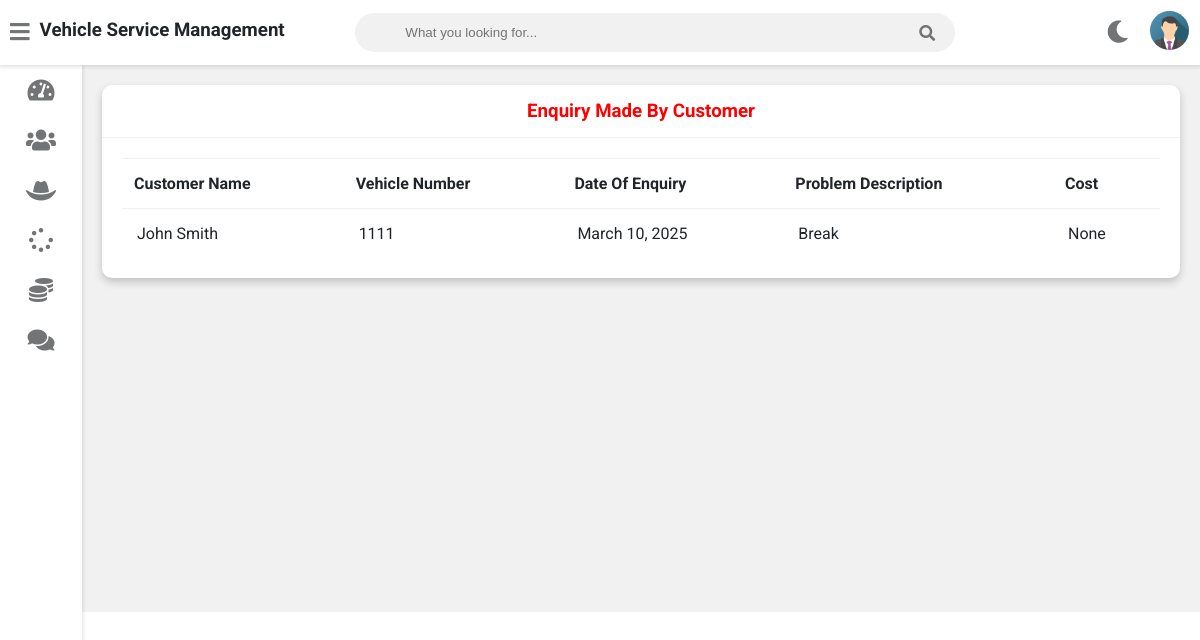
Before: /admin-view-customer-enquiry (signed in) with the older database file.
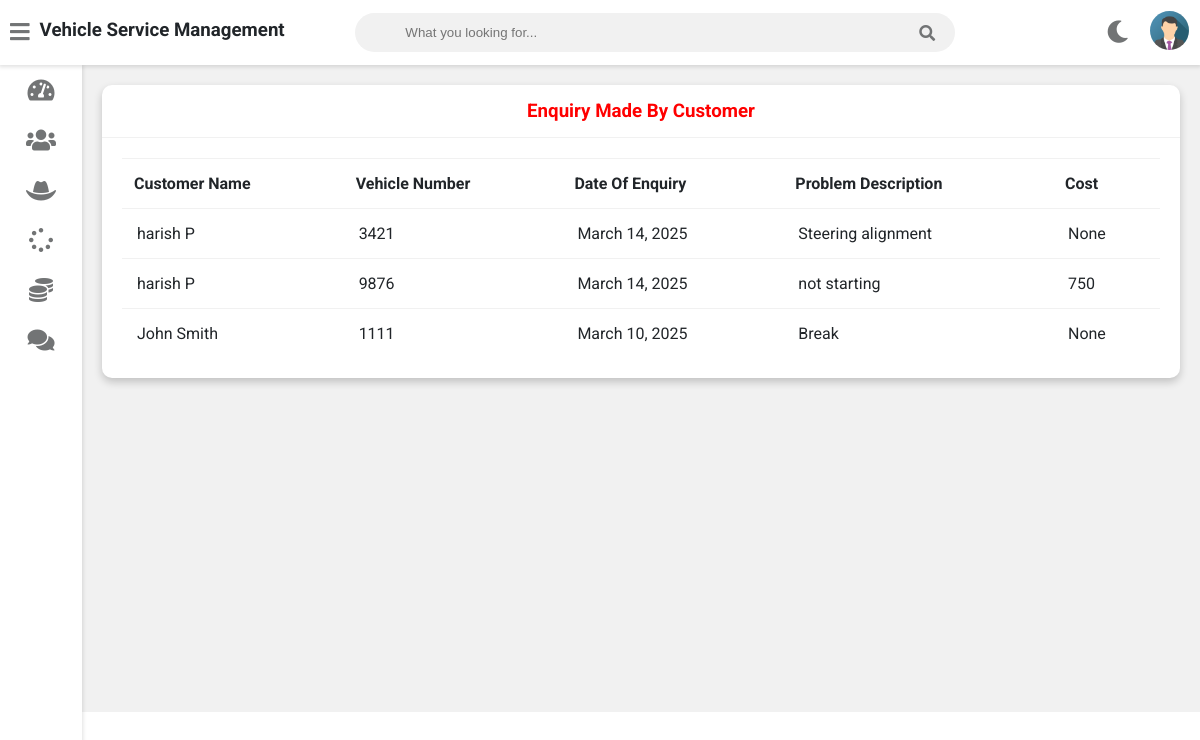
After: the same page with the newer database file.
### vehicle/models.py (models this page shows, shortened)
class Customer(models.Model):
    user=models.OneToOneField(User,on_delete=models.CASCADE)
    profile_pic= models.ImageField(upload_to='profile_pic/CustomerProfilePic/',null=True,blank=True)
    address = models.CharField(max_length=40)
    mobile = models.CharField(max_length=20,null=False)
    @property
    def get_name(self):
        return self.user.first_name+" "+self.user.last_name

class Request(models.Model):
    cat=(('two wheeler with gear','two wheeler with gear'),('two wheeler without gear','two wheeler without gear'),('three wheeler','three wheeler'),('four wheeler','four wheeler'))
    category=models.CharField(max_length=50,choices=cat)
    vehicle_no=models.PositiveIntegerField(null=False)
    vehicle_name = models.CharField(max_length=40,null=False)
    vehicle_model = models.CharField(max_length=40,null=False)
    vehicle_brand = models.CharField(max_length=40,null=False)
    mileage = models.PositiveIntegerField(null=True, blank=True)  # Allow null values
    vin_number = models.CharField(max_length=17, unique=True, null=True, blank=True)  # Allow null
    year = models.PositiveIntegerField(null=True, blank=True)  # Allow null
    problem_description = models.CharField(max_length=500,null=False)
    date=models.DateField(auto_now=True)
    cost=models.PositiveIntegerField(null=True)
    customer=models.ForeignKey('Customer', on_delete=models.CASCADE,null=True)
    mechanic=models.ForeignKey('Mechanic',on_delete=models.CASCADE,null=True)
    stat=(('Pending','Pending'),('Approved','Approved'),('Repairing','Repairing'),('Repairing Done','Repairing Done'),('Released','Released'))
    status=models.CharField(max_length=50,choices=stat,default='Pending',null=True)

### vehicle/views.py (the view)
# urls.py: path('admin-view-customer-enquiry', views.admin_view_customer_enquiry_view,name='admin-view-customer-enquiry'),
@login_required(login_url='adminlogin')
def admin_view_customer_enquiry_view(request):
    enquiry=models.Request.objects.all().order_by('-id')
    customers=[]
    for enq in enquiry:
        customer=models.Customer.objects.get(id=enq.customer_id)
        customers.append(customer)
    return render(request,'vehicle/admin_view_customer_enquiry.html',{'data':zip(customers,enquiry)})

### templates/vehicle/admin_view_customer_enquiry.html
{% extends 'vehicle/adminbase.html' %}
{% block content %}
	<div class="wrapper">
		<div class="row">
			<div class="col-12 col-m-12 col-sm-12">
				<div class="card">
					<div class="card-header">
						<h3 style="color:red; text-align:center" >Enquiry Made By Customer
						</h3>
					</div>
					<div class="card-content">
						<table>
							<thead>
                <tr>
                  <th>Customer Name</th>
                  <th>Vehicle Number</th>
                  <th>Date Of Enquiry</th>
                  <th>Problem Description</th>
									<th>Cost</th>
                </tr>
							</thead>
							<tbody>
                {% for c,r in data %}
                <tr>
                  <td> {{c.get_name}}</td>
                  <td> {{r.vehicle_no}}</td>
                  <td> {{r.date}}</td>
                  <td>{{r.problem_description}}</td>
									<td>{{r.cost}}</td>
                </tr>
                {% endfor %}
							</tbody>
						</table>
					</div>
				</div>
			</div>
		</div>
<br><br><br><br><br><br><br><br><br><br><br><br><br><br><br><br>
	</div>
{% endblock content %}

Changed rows visible on the page:
now on this page (row edited): Customer: get_name "harish P", vehicle_no "3421", date "March 14, 2025", problem_description "Steering alignment", cost "None", vehicle_no "9876", problem_description "not starting", cost "750"
